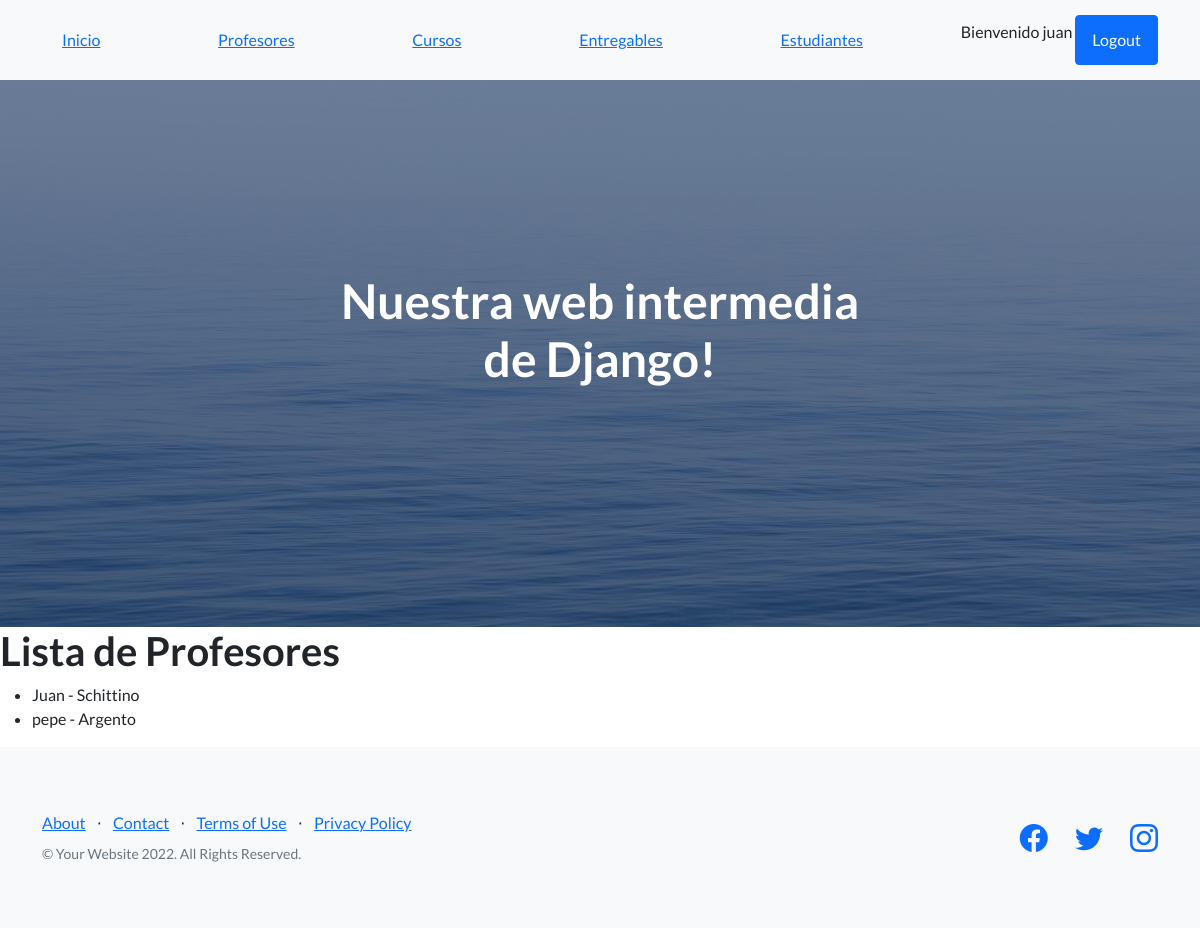
/app-coder/profesores/ (signed in), run on an earlier commit of the app's database.
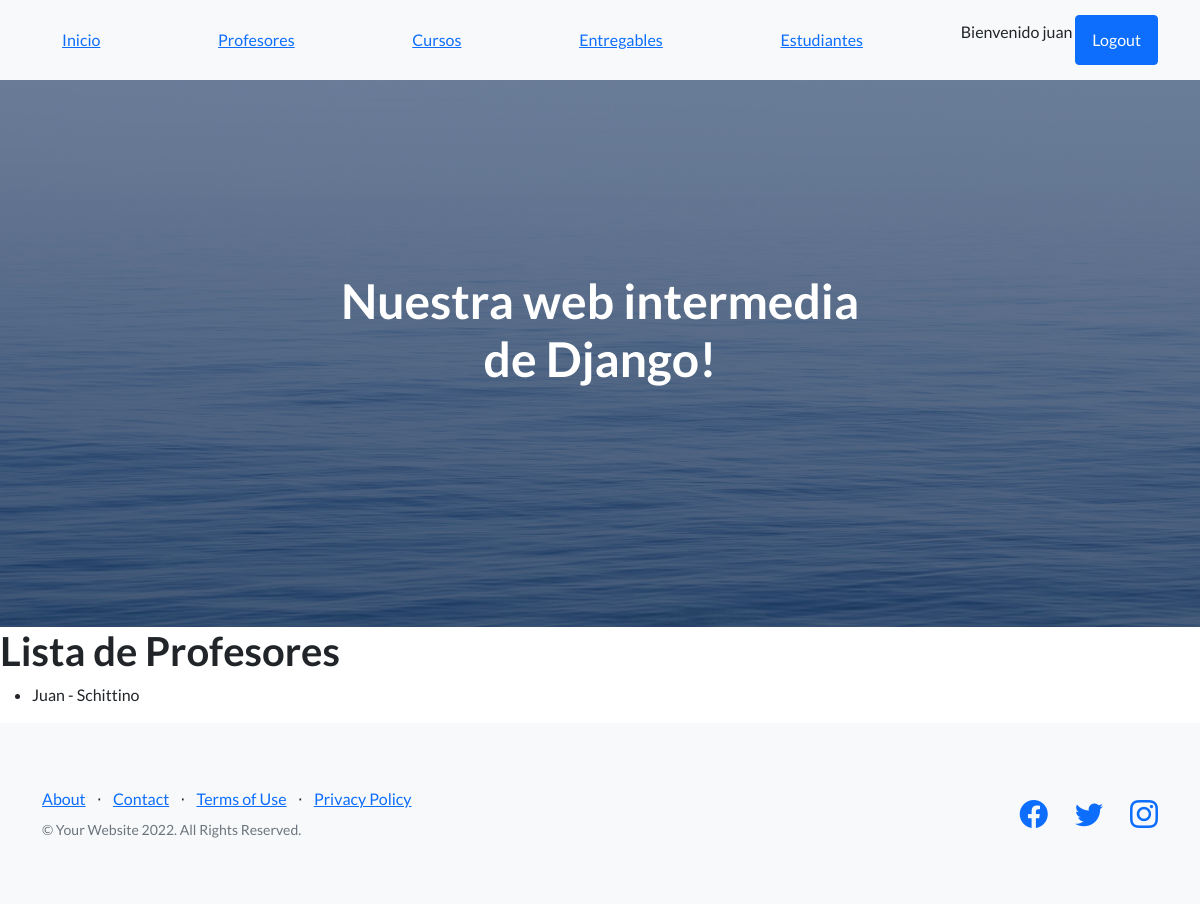
And on a later commit of the database.
### AppCoder/models.py (models this page shows, shortened)
class Profesor(models.Model):
    nombre = models.CharField( max_length=50)
    apellido = models.CharField( max_length=50)
    gmail = models.EmailField()
    profesion = models.CharField( max_length=50)

### AppCoder/views.py (the view)
# urls.py: path("profesores/", profesores, name="Profesores"),
@staff_member_required(login_url="/app-coder/login")
def profesores(request):
    lista = Profesor.objects.all()
    return render(request, "profesores.html", {"profesores":lista})

### AppCoder/Template/profesores.html
{% extends 'padre.html' %}
{% load static %}
{% block contenidoQueCambia %}
    <h1>Lista de Profesores</h1>
    <ul>
        {% for profesor  in profesores %}
            <li>
                {{profesor.nombre}} - {{profesor.apellido}}
            </li>
        {% endfor %}
    </ul>
{% endblock contenidoQueCambia %}

What changed in the data, as far as the page shows it:
removed Profesor: nombre "pepe", apellido "Argento"
